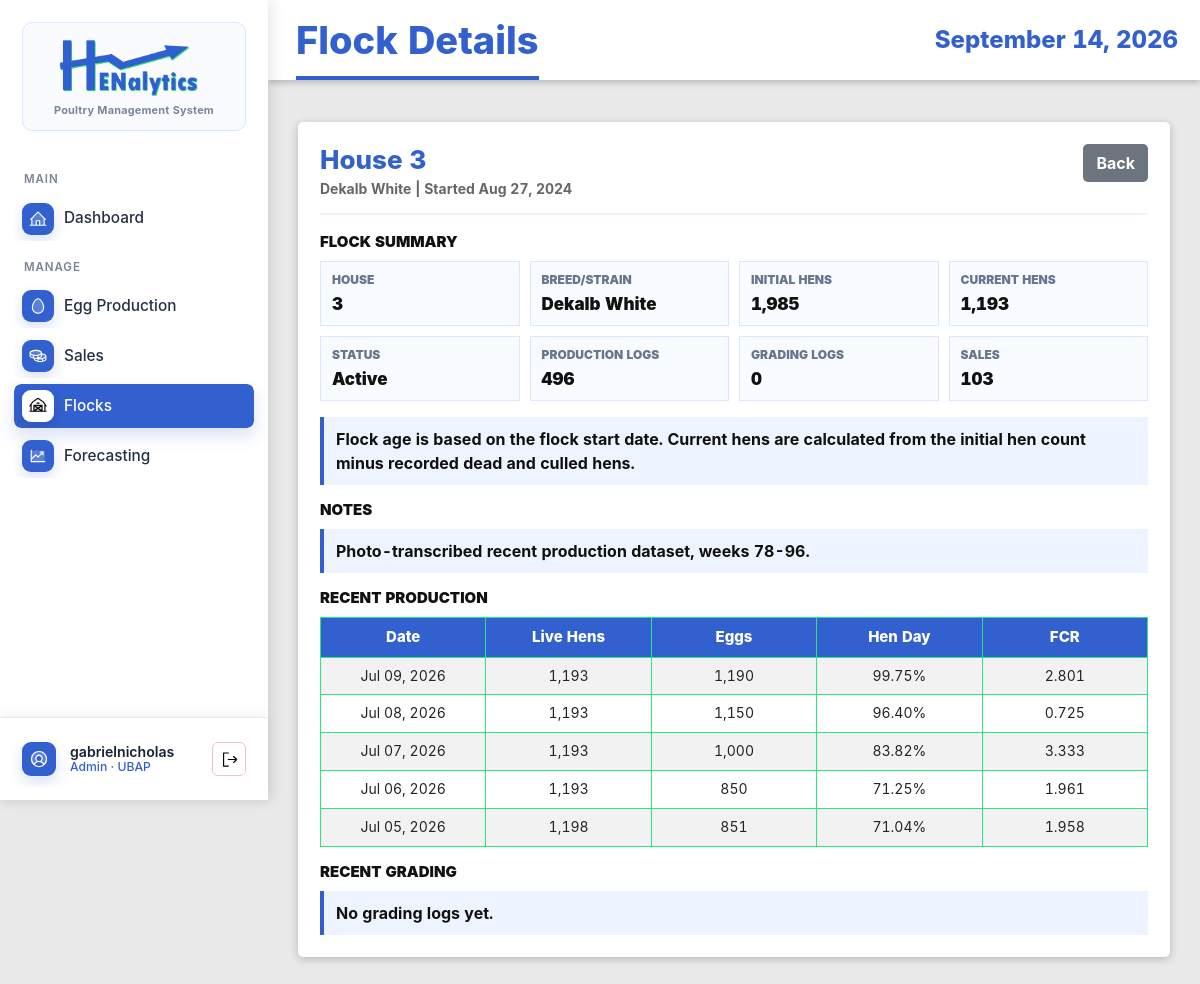
Screenshot of /flocks/4/ (signed in) with the database file from the repository.
### EggProduction/models.py (models this page shows, shortened)
class Flock(models.Model):
    STATUS_CHOICES = (
        ('active', 'Active'),
        ('inactive', 'Inactive'),
        ('culled', 'Culled'),
    )
    house_no = models.IntegerField()
    breed_strain = models.CharField(max_length=100)
    date_started = models.DateField()
    initial_hen_count = models.IntegerField(validators=[MinValueValidator(1)])
    status = models.CharField(max_length=20, choices=STATUS_CHOICES, default='active')
    notes = models.TextField(blank=True, null=True)
    created_at = models.DateTimeField(auto_now_add=True)
    updated_at = models.DateTimeField(auto_now=True)
    class Meta:
        ordering = ['-date_started']
        unique_together = ['house_no', 'date_started']

class ProductionLog(models.Model):
    flock = models.ForeignKey(Flock, on_delete=models.CASCADE, related_name='production_logs')
    log_date = models.DateField()
    age_weeks = models.IntegerField(validators=[MinValueValidator(0)])
    age_days = models.IntegerField(validators=[MinValueValidator(0)])
    hen_count = models.IntegerField(validators=[MinValueValidator(0)])
    dead_count = models.IntegerField(validators=[MinValueValidator(0)], default=0)
    culled_count = models.IntegerField(validators=[MinValueValidator(0)], default=0)
    feed_bags = models.IntegerField(validators=[MinValueValidator(0)], default=0)
    eggs_total = models.IntegerField(validators=[MinValueValidator(0)])
    pct_hen_day = models.DecimalField(max_digits=5, decimal_places=2, validators=[MinValueValidator(0), MaxValueValidator(100)])
    pct_hen_housed = models.DecimalField(max_digits=5, decimal_places=2, validators=[MinValueValidator(0), MaxValueValidator(100)])
    fcr = models.DecimalField(max_digits=8, decimal_places=3, null=True, blank=True, help_text="Feed Conversion Ratio")
    remarks = models.TextField(blank=True, null=True)
    entered_by = models.ForeignKey(User, on_delete=models.SET_NULL, null=True, related_name='production_logs')
    created_at = models.DateTimeField(auto_now_add=True)
    updated_at = models.DateTimeField(auto_now=True)
    class Meta:
        ordering = ['-log_date']
        unique_together = ('flock', 'log_date')

### EggProduction/views.py (the view)
# urls.py: path('flocks/<int:pk>/', views.FlockDetailView.as_view(), name='flock-detail'),
class FlockDetailView(LoginRequiredMixin, DetailView):
    model = Flock
    template_name = 'egg_production/flock_detail.html'
    context_object_name = 'flock'
    def get_context_data(self, **kwargs):
        context = super().get_context_data(**kwargs)
        flock = self.get_object()
        production_qs = ProductionLog.objects.filter(flock=flock)
        grading_qs = GradingLog.objects.filter(flock=flock)
        sales_qs = SalesTransaction.objects.filter(flock=flock)
        context['production_logs'] = production_qs.order_by('-log_date')[:5]
        context['grading_logs'] = grading_qs.order_by('-log_date')[:5]
        context['sales'] = sales_qs.order_by('-sale_date')[:5]
        context['production_log_count'] = production_qs.count()
        context['grading_log_count'] = grading_qs.count()
        context['sales_count'] = sales_qs.count()
        context['current_hen_count'] = (
            production_qs.order_by('-log_date', '-pk')
            .values_list('hen_count', flat=True)
            .first()
            or flock.initial_hen_count
        )
        return context

### EggProduction/templates/egg_production/flock_detail.html (shortened to what this page needs)
{% extends 'base.html' %}
{% load static humanize %}
{% block page_title %}Flock Details{% endblock %}
{% block content %}
<div class="action-panel detail-panel">
    <div class="detail-header">
        <div>
            <h2 class="detail-title">House {{ flock.house_no }}</h2>
            <div class="detail-subtitle">{{ flock.breed_strain }} | Started {{ flock.date_started|date:"M d, Y" }}</div>
        </div>
        <div class="detail-actions">
            <a href="{% url 'eggproduction:flock-list' %}" class="btn btn-secondary">Back</a>
        </div>
    </div>
    <section class="detail-section">
        <h3 class="detail-section-title">Flock Summary</h3>
        <div class="detail-grid">
            <div class="detail-item"><span class="detail-label">House</span><span class="detail-value">{{ flock.house_no }}</span></div>
            <div class="detail-item"><span class="detail-label">Breed/Strain</span><span class="detail-value">{{ flock.breed_strain }}</span></div>
            <div class="detail-item"><span class="detail-label">Initial Hens</span><span class="detail-value">{{ flock.initial_hen_count|intcomma }}</span></div>
            <div class="detail-item"><span class="detail-label">Current Hens</span><span class="detail-value">{{ current_hen_count|intcomma }}</span></div>
            <div class="detail-item"><span class="detail-label">Status</span><span class="detail-value">{{ flock.get_status_display }}</span></div>
            <div class="detail-item"><span class="detail-label">Production Logs</span><span class="detail-value">{{ production_log_count|intcomma }}</span></div>
            <div class="detail-item"><span class="detail-label">Grading Logs</span><span class="detail-value">{{ grading_log_count|intcomma }}</span></div>
            <div class="detail-item"><span class="detail-label">Sales</span><span class="detail-value">{{ sales_count|intcomma }}</span></div>
        </div>
        <div class="detail-note mt-3">
            Flock age is based on the flock start date. Current hens are calculated from the initial hen count minus recorded dead and culled hens.
        </div>
    </section>
    {% if flock.notes %}
    <section class="detail-section">
        <h3 class="detail-section-title">Notes</h3>
        <div class="detail-note">{{ flock.notes }}</div>
    </section>
    {% endif %}
    <section class="detail-section">
        <h3 class="detail-section-title">Recent Production</h3>
        {% if production_logs %}
        <div class="table-responsive detail-mini-table">
            <table class="table table-striped">
                <thead>
                    <tr>
                        <th>Date</th>
                        <th>Live Hens</th>
                        <th>Eggs</th>
                        <th>Hen Day</th>
                        <th>FCR</th>
                    </tr>
                </thead>
                <tbody>
                    {% for log in production_logs %}
                    <tr>
                        <td>{{ log.log_date|date:"M d, Y" }}</td>
                        <td>{{ log.hen_count|intcomma }}</td>
                        <td>{{ log.eggs_total|intcomma }}</td>
                        <td>{{ log.pct_hen_day }}%</td>
                        <td>{{ log.fcr|default:"N/A" }}</td>
                    </tr>
                    {% endfor %}
                </tbody>
            </table>
        </div>
        {% else %}
        <div class="detail-note">No production logs yet.</div>
        {% endif %}
    </section>
    <section class="detail-section">
        <h3 class="detail-section-title">Recent Grading</h3>
        {% if grading_logs %}
        <div class="table-responsive detail-mini-table">
            <table class="table table-striped">
                <thead>
                    <tr>
                        <th>Date</th>
                        <th>Total</th>
                        <th>AA</th>
                        <th>A</th>
                        <th>B</th>
                        <th>Small</th>
                    </tr>
                </thead>
                <tbody>
                    {% for log in grading_logs %}
                    <tr>
                        <td>{{ log.log_date|date:"M d, Y" }}</td>
                        <td>{{ log.eggs_total|intcomma }}</td>
                        <td>{{ log.eggs_aa|intcomma }}</td>
                        <td>{{ log.eggs_a|intcomma }}</td>
                        <td>{{ log.eggs_b|intcomma }}</td>
                        <td>{{ log.eggs_small|intcomma }}</td>
                    </tr>
                    {% endfor %}
                </tbody>
            </table>
        </div>
        {% else %}
        <div class="detail-note">No grading logs yet.</div>
        {% endif %}
    </section>
</div>
{% endblock %}

### EggProduction/templates/base.html (shortened to what this page needs)
{% load static %}
<!DOCTYPE html>
<html lang="en">
<head>
    <link href="{% static 'vendor/bootstrap/css/bootstrap.min.css' %}" rel="stylesheet">
    <link rel="stylesheet" href="{% static 'vendor/datatables/css/jquery.dataTables.min.css' %}">
    <link rel="stylesheet" href="{% static 'vendor/datatables-buttons/css/buttons.dataTables.min.css' %}">
    <link rel="stylesheet" href="{% static 'EggProduction/css/style.css' %}">
</head>
<body class="{% if request.user.is_authenticated %}app-body{% else %}auth-body{% endif %}">
    {% if request.user.is_authenticated %}
    <div class="app-shell">
        <aside class="app-sidebar">
            <a href="{% url 'eggproduction:dashboard' %}" class="brand-lockup">
                <span class="brand-card">
                    <img src="{% static 'EggProduction/img/logo-blue-ver.png' %}" alt="Henalytics">
                    <span class="brand-subtitle">Poultry Management System</span>
                </span>
            </a>
            <nav class="side-nav" aria-label="Main navigation">
                <div class="nav-section-label">MAIN</div>
                <a href="{% url 'eggproduction:dashboard' %}"
                    class="side-link {% if request.resolver_match.url_name == 'dashboard' %}active{% endif %}">
                    <img class="side-icon side-img-icon" src="{% static 'EggProduction/img/house-line-duotone.svg' %}"
                        alt="" aria-hidden="true">
                    <span>Dashboard</span>
                </a>
                <div class="nav-section-label">MANAGE</div>
                <a href="{% url 'eggproduction:production-log-list' %}"
                    class="side-link {% if 'production-log' in request.resolver_match.url_name or 'grading-log' in request.resolver_match.url_name %}active{% endif %}">
                    <img class="side-icon side-img-icon" src="{% static 'EggProduction/img/egg-duotone.svg' %}" alt=""
                        aria-hidden="true">
                    <span>Egg Production</span>
                </a>
                <a href="{% url 'eggproduction:sales-transaction-list' %}"
                    class="side-link {% if 'sales-transaction' in request.resolver_match.url_name or 'sales-item' in request.resolver_match.url_name %}active{% endif %}">
                    <img class="side-icon side-img-icon" src="{% static 'EggProduction/img/coins-duotone.svg' %}" alt=""
                        aria-hidden="true">
                    <span>Sales</span>
                </a>
                <a href="{% url 'eggproduction:flock-list' %}"
                    class="side-link {% if 'flock' in request.resolver_match.url_name %}active{% endif %}">
                    <img class="side-icon side-img-icon" src="{% static 'EggProduction/img/barn-duotone.svg' %}" alt=""
                        aria-hidden="true">
                    <span>Flocks</span>
                </a>
                {% if request.user.userprofile.role == 'admin' or request.user.username == 'gabrielnicholas' %}
                <a href="{% url 'eggproduction:harvest-forecast-list' %}"
                    class="side-link {% if request.resolver_match.url_name == 'experimental-forecasting' or 'forecast' in request.resolver_match.url_name or 'model-version' in request.resolver_match.url_name %}active{% endif %}">
                    <img class="side-icon side-img-icon" src="{% static 'EggProduction/img/chart-line-up-duotone.svg' %}"
                        alt="" aria-hidden="true">
                    <span>Forecasting</span>
                </a>
                {% endif %}
            </nav>
            <div class="sidebar-account">
                <div class="account-summary">
                    <img class="account-avatar-img" src="{% static 'EggProduction/img/user-circle-duotone.svg' %}" alt=""
                        aria-hidden="true">
                    <span class="account-copy">
                        <span class="account-name">{{ request.user.get_full_name|default:request.user.username }}</span>
                        <span class="account-role">
                            {% if request.user.is_superuser %}
                            Admin
                            {% elif request.user.userprofile.display_role %}
                            {{ request.user.userprofile.display_role }}
                            {% else %}
                            Staff
                            {% endif %}
                            &middot; UBAP
                        </span>
                    </span>
                    <form method="post" action="{% url 'logout' %}" class="account-logout-form account-logout-inline" data-swal-logout
                        data-swal-title="Sign out?"
                        data-swal-text="You will be returned to the login page."
                        data-swal-confirm-text="Sign out"
                        data-swal-cancel-text="Stay signed in">
                        <button type="submit" class="account-logout-button" title="Logout" aria-label="Logout">
                            <img class="logout-icon-img" src="{% static 'EggProduction/img/sign-out.svg' %}" alt="" aria-hidden="true">
                        </button>
                    </form>
                </div>
            </div>
        </aside>
        <section class="app-panel">
            <header class="app-topbar">
                <h1>{% block page_title %}Dashboard{% endblock %}</h1>
                <time>{% now "F j, Y" %}</time>
            </header>
            <main class="app-content">
                {% else %}
                <main>
                    {% endif %}
                    {% block content %}{% endblock %}
                    {% if request.user.is_authenticated %}
                </main>
        </section>
    </div>
    {% else %}
    </main>
    {% endif %}
</body>
</html>

### rows the page displays
Flock: house_no "3", breed_strain "Dekalb White", date_started "Aug 27, 2024", initial_hen_count "1,985", status "Active", notes "Photo-transcribed recent production dataset, weeks 78-96."
ProductionLog: log_date "Jul 09, 2026", hen_count "1,193", eggs_total "1,190", pct_hen_day "99.75", fcr "2.801"
ProductionLog: log_date "Jul 08, 2026", hen_count "1,193", eggs_total "1,150", pct_hen_day "96.40", fcr "0.725"
ProductionLog: log_date "Jul 07, 2026", hen_count "1,193", eggs_total "1,000", pct_hen_day "83.82", fcr "3.333"
ProductionLog: log_date "Jul 06, 2026", hen_count "1,193", eggs_total "850", pct_hen_day "71.25", fcr "1.961"
ProductionLog: log_date "Jul 05, 2026", hen_count "1,198", eggs_total "851", pct_hen_day "71.04", fcr "1.958"

### other values shown
{{ request.user.get_full_name|default:request.user.username }} "gabrielnicholas"
{{ current_hen_count|intcomma }} "1,193"
{{ production_log_count|intcomma }} "496"
{{ grading_log_count|intcomma }} "0"
{{ sales_count|intcomma }} "103"
